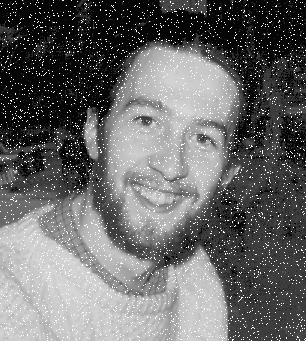
%> input picture codigo/fce5noi8.gif, 306 x 341 px
$ octave prueba_final.m   (GNU Octave 9; MATLAB toolbox functions it lacks are replaced by stand-ins)
%> lines starting %> are read from the running program, lines starting %| are printed output that depends on the picture
### codigo/pgrpca_2.m
function [L, S, numIter] = pgrpca_2(M)

% Parametros
% M - m x n imagen en matriz
%
% Parametros intrinsecos del algoritmo
% tol - tolerancia para parar el algoritmo
% maxIter - numero maximo de iteraciones
% mu - parametro de relajacion
%lambda - peso
%
% Salida:
% [L, S] - estimadores de la matriz de rango bajo y de la parte
% del error, respectivamente
% numIter - numero de iteraciones necesarias para que el metodo convergiera
%
%
% Referencias
% [1] "Robust Principal Component Analysis: Exact Recovery of Corrupted
% Low-Rank Matrices via Convex Optimization", J. Wright et al., preprint 2009.
%
% [2] "Robust Principal Component Analysis", Maximilian Balandat, Walid
% Krichene, Chi Pang Lam, Ka Kit Lam, pp. 54-58, 2012.
%
% [3] "An Accelerated Proximal Gradient Algorithm for Nuclear Norm Regularized Least Squares problems", K.-C. Toh and S. Yun, preprint 2009.
%
% Copyright: Perception and Decision Laboratory
%			University of Illinois, Urbana-Champaign

%% Inicializacion de variables
maxIter = 1000 ;
[m,n] = size(M) ;
tol = 10^(-7);
lambda = m^(-0.5); % lambda recomendada en [1]

t1 = 1;
t0 = 1;

L0 = zeros(m,n) ; S0 = zeros(m,n) ; % X^{k-1} = (A^{k-1},E^{k-1})
L1 = zeros(m,n) ; S1 = zeros(m,n) ; % X^{k} = (A^{k},E^{k})

mu_0 = norm(M);
mu_k = 0.99*mu_0 ; % recomendaci髇 obtenida en [1]
mu_bar = 1e-9 * mu_0 ; % recomendaci髇 obtenida en [1]

converge = 0 ;
numIter = 0 ;

%% Inicio del algoritmo

while ~converge
    Y_K_L = L1 + ((t0 - 1)/t1)*(L1-L0);
    Y_k_S = S1 + ((t0 - 1)/t1)*(S1-S0) ;


    G_k_L = Y_K_L - (1/2)*(Y_K_L + Y_k_S - M) ;
    [U,S,V] = svd(G_k_L,'econ') ;
    diagS = diag(S) ;
    L_next = U * diag(pos(diagS-mu_k/2)) * V';

    G_k_S = Y_k_S - (1/2)*(Y_K_L + Y_k_S - M) ;
    S_next = sign(G_k_S).* pos( abs(G_k_S) - lambda*mu_k/2 ); % Paso thresholding "soft" obtenido en [1]

    t1_next = 0.5*(1+sqrt(1+4*t1^2));

    L_salida = Y_K_L-L_next + S_next - Y_k_S;
    S_salida = Y_k_S-S_next + L_next - Y_K_L;

    criterio_salida = norm([L_salida,S_salida],'fro')/(2*max(1,norm([L_next,S_next],'fro'))); % recomendacion obtenida en [1]

    % Evaluacion para convergencia del metodo
    if criterio_salida <= tol || numIter >= maxIter
        converge = 1 ;
    end

    % Actualizacion de variables
    mu_k = max(0.9*mu_k,mu_bar);
    t0 = t1;
    t1 = t1_next;
    L0 = L1 ; S0 = S1 ;
    L1 = L_next ; S1 = S_next ;

    numIter = numIter + 1 ;
end

L = L1 ;
S = S1 ;

end

### codigo/prueba_final.m
clear all; clc; close all;


M = imread('fce5noi8.gif');
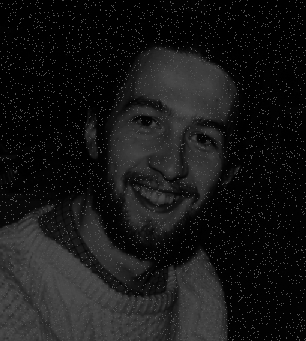
%> M: size 341x306 uint8; min 0, max 79, mean 22.6
M=im2double(M);
%> M: size 341x306 double

tic
[L,S,numIter] = pgrpca_2(M);
%> in pgrpca_2, `mu_0 = norm(M);`: mu_0 = 36.29
%> in pgrpca_2, `mu_k = 0.99*mu_0 ;`: mu_k = 35.93
%> in pgrpca_2, `mu_bar = 1e-9 * mu_0 ;`: mu_bar = 3.63e-08
%> the loop in pgrpca_2, `while ~converge` made 1 pass
%> pass 1, in pgrpca_2, `G_k_L = Y_K_L - (1/2)*(Y_K_L + Y_k_S - M) ;`:
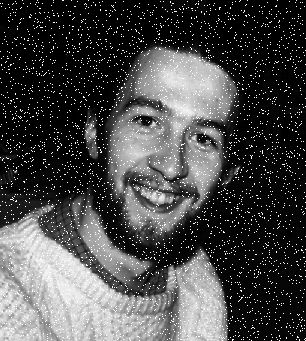
%> G_k_L: size 341x306 double; min 0, max 0.155, mean 0.0444; drawn with min black and max white
%> the run ends on the next line

$ run again, with codigo/EstadioAzteca.jpg saved as codigo/fce5noi8.gif
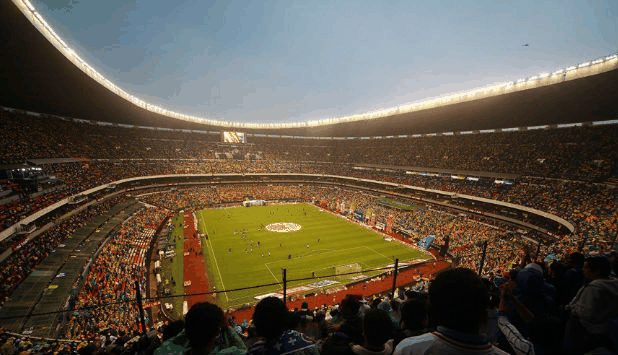
%> input picture codigo/EstadioAzteca.jpg, 618 x 355 px
%> `M = imread('fce5noi8.gif');`:
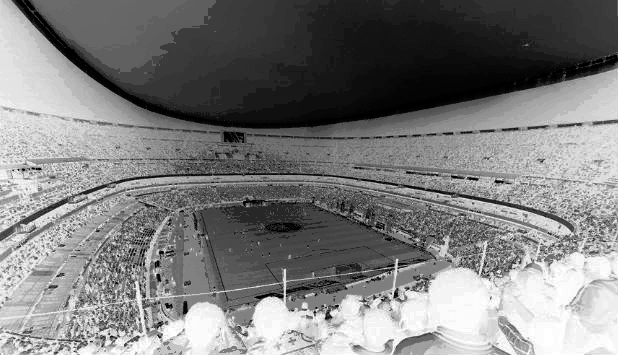
%> M: size 355x618 uint8; min 0, max 255, mean 124.7
%> mu_0 = 252.3
%> mu_k = 249.8
%> mu_bar = 2.52e-07
%> the loop in pgrpca_2, `while ~converge` made 1 pass
%> pass 1, in pgrpca_2, `G_k_L = Y_K_L - (1/2)*(Y_K_L + Y_k_S - M) ;`:
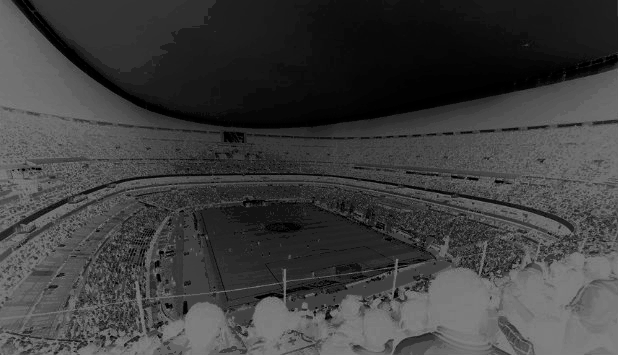
%> G_k_L: size 355x618 double; min 0, max 0.5, mean 0.245
